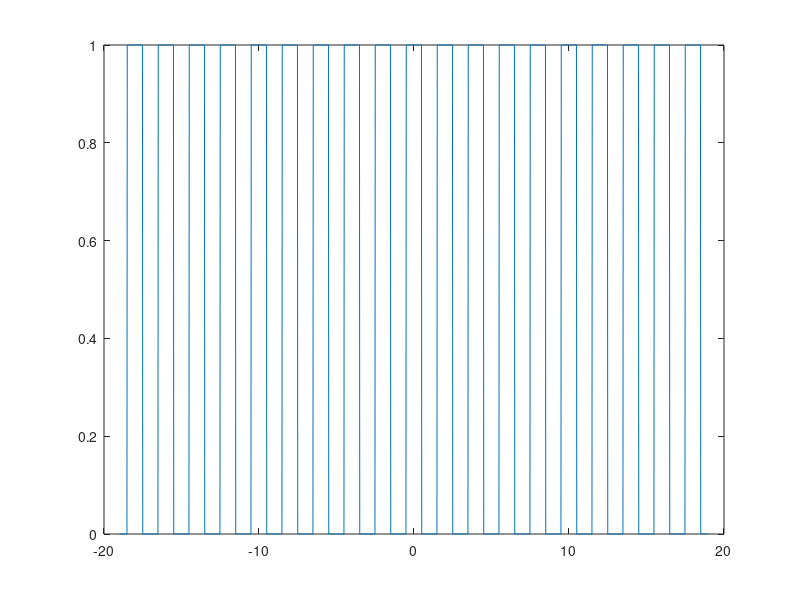
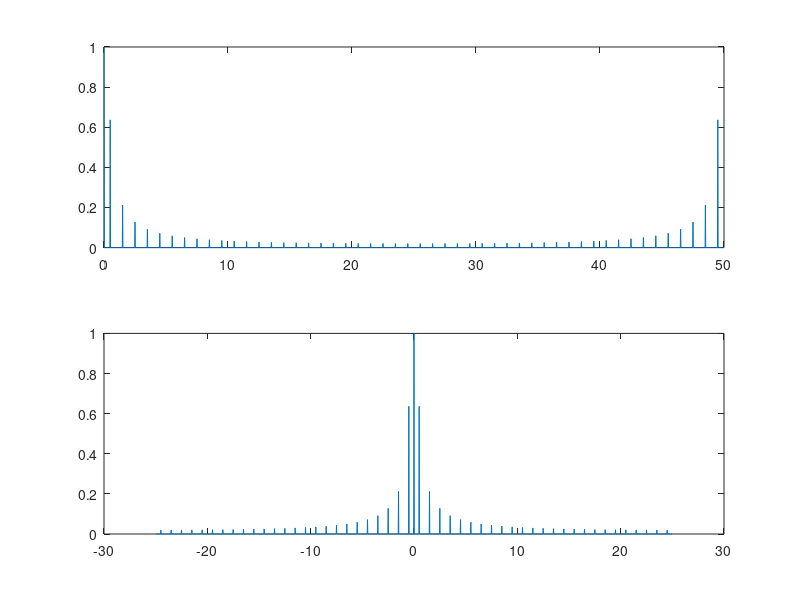

Here is the MATLAB script that generated these plots, in order:
tstart = -19;
tend = 19;
fs = 50;
ts = 1/fs;

t = tstart:ts:tend-ts;
N = length(t);
x5  = 0;
for k = -9:9
    x5 = x5 + rectpuls(t-2*k);
end
figure();

plot(t,x5);

figure();
subplot(2,1,1)
freq1 = 0:fs/N:(N-1)*fs/N; 
 x1f = fft(x5);
 first_eq = abs(x1f)/max(abs(x1f));
 plot(freq1,first_eq)

subplot(2,1,2)
freq2 = -fs/2:fs/N:fs/2-fs/N;
x2f = fftshift(fft(x5));
second_eq = abs(x2f)/max(abs(x2f));
plot(freq2,second_eq)